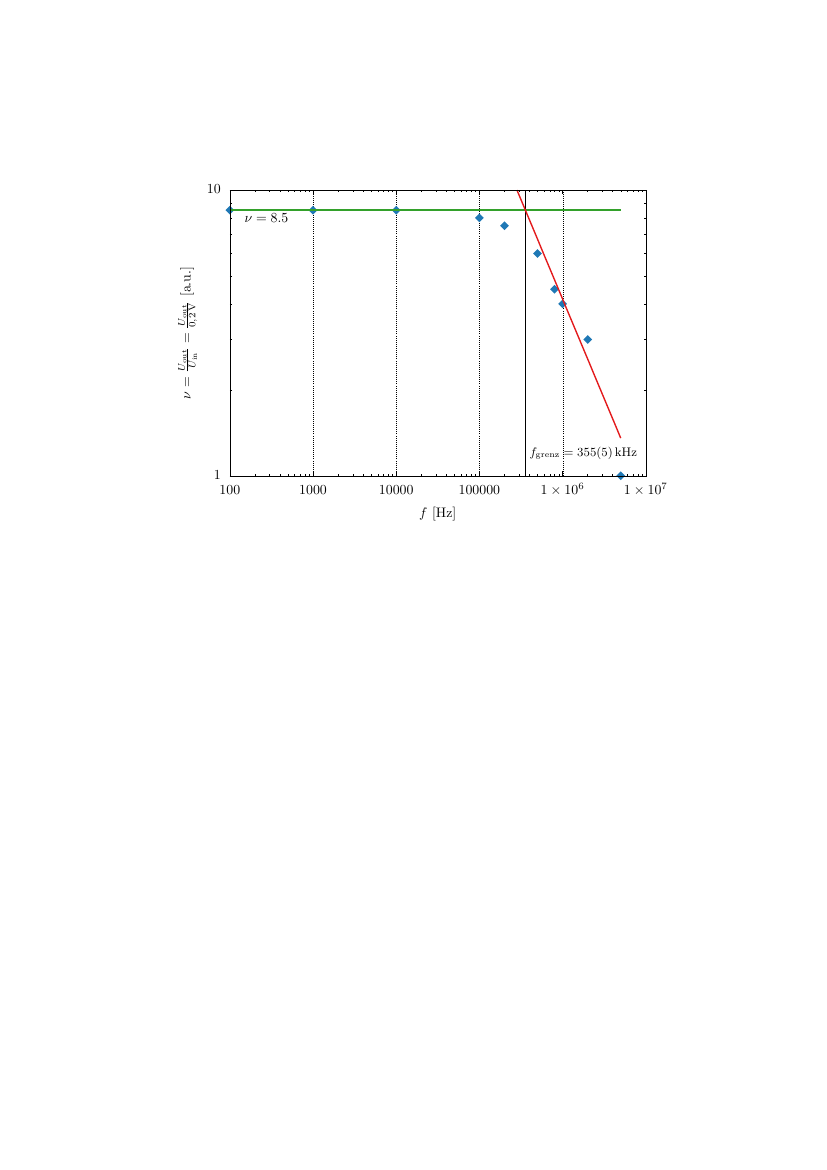

Source code (gnuplot):
set terminal epslatex color
set output "ex4_output.tex"
set notitle
set xlabel '$f$ [Hz]'
set ylabel '$\nu$ [a.u.]'
set grid
#set key box bottom left width -5 # 'samplen x' sets how much space the symbol takes
unset key

set style line 1 lt rgb "#1f78b4" pt 13 ps .5 # blue
set style line 2 lt rgb "#33a02c" pt 13 ps .5 # green
set style line 3 lt rgb "#e31a1c" pt 13 ps .5 # red
set style line 4 lt rgb "#fdbf6f" pt 13 ps .5 # yellow
set style line 5 lt rgb "#ff7f00" pt 13 ps .5 # orange
set style line 6 lt rgb "#6a3d9a" pt 13 ps .5 # purple
set style line 7 lt rgb "#a6cee3" pt 13 ps .5 # pastel blue
set style line 8 lt rgb "#b2df8a" pt 13 ps .5 # pastel green
set style line 9 lt rgb "#fb9a99" pt 13 ps .5 # pastel red
set style line 10 lt rgb "#cab2d6" pt 13 ps .5 # pastel purple
set logscale xy 10

set yrange[1:10]

set arrow from 355000, graph 0 to 355000, graph 1 nohead lw 4
set label at 400000,1.2 '\small$f_{\mathrm{grenz}}=\SI{355+-5}{kHz}$' 
set label at 150,7.9 '$\nu=8.5$'

f(x) = x**m*b
fit f(x) 'ex4.dat' u 1:($2/0.2) every ::7::10 via m,b
plot 'ex4.dat' u 1:($2/0.2) ls 1 ps 2,\
        8.5 ls 2 lw 4,\
        f(x) ls 3 lw 4
# NaN with points / lines title '' ls 1 # fake legend

# pt 0 pixel
# pt 1 plus
# pt 13 dot
# lw linewidth
# ps pointsize
# yerrorbars uses last column
# lc rgb #d95f02 (orange) #1b9e77 (green) #7570b3 (blue)
